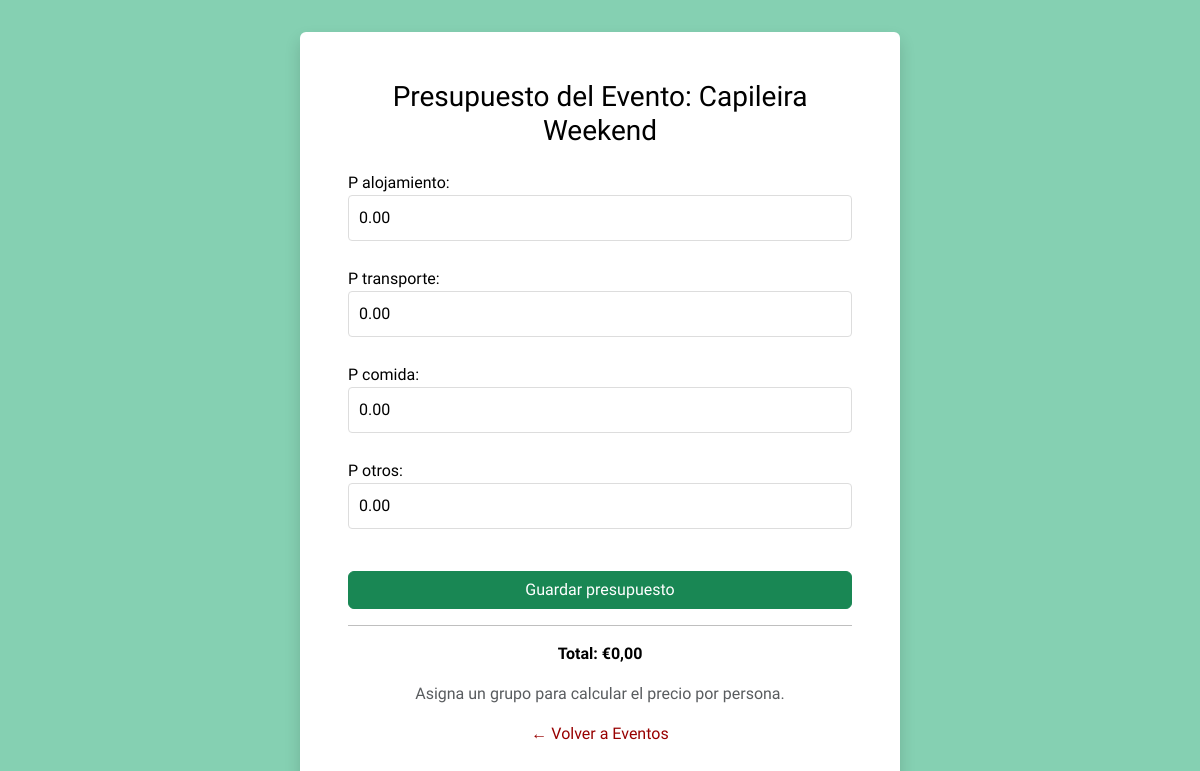
The page /eventos/2/presupuesto/ (signed in) on the database as committed earlier.
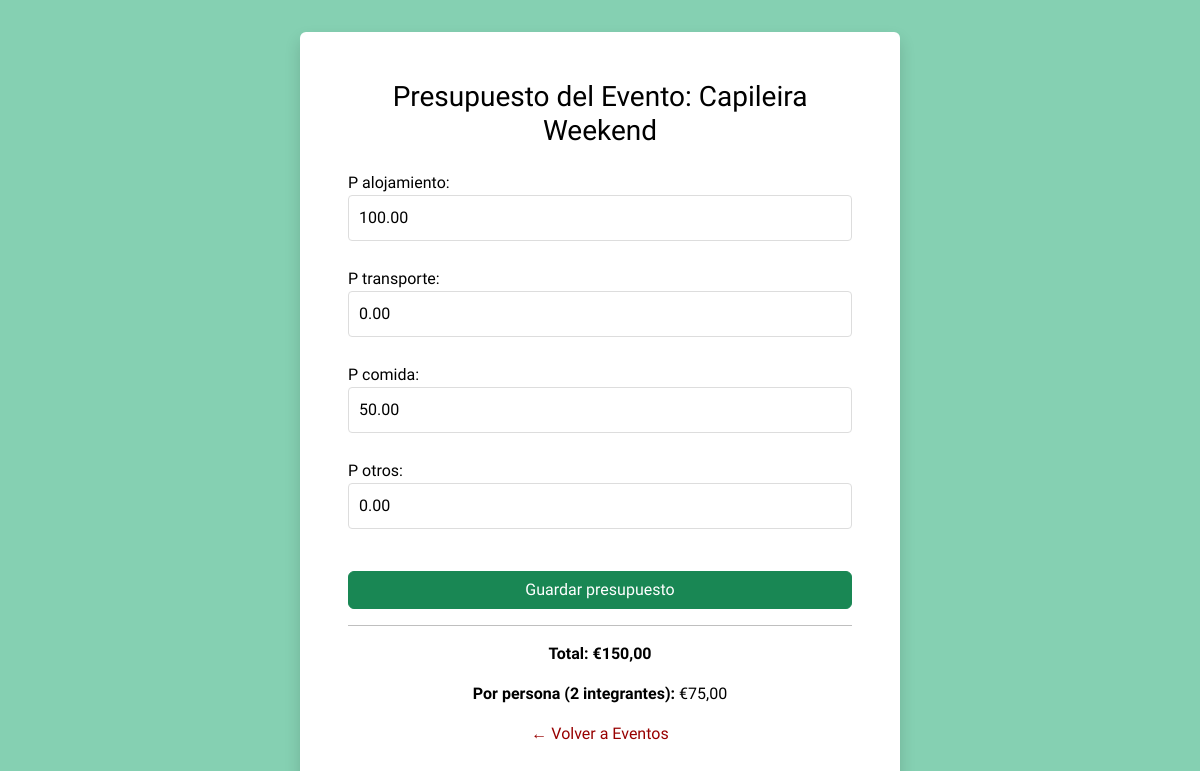
The same page on the database as committed later.
### meetLink/models.py (models this page shows, shortened)
class Evento(models.Model):
    nombre = models.CharField(max_length=25, verbose_name="Nombre")
    descripcion = models.CharField(max_length=50, verbose_name="Descripción")
    ubicacion = models.CharField(max_length=50, default="Por definir", verbose_name="Ubicación")
    fecha_inicio = models.DateTimeField(verbose_name="Fecha de inicio")
    fecha_fin = models.DateTimeField(verbose_name="Fecha de fin")
    transporte = models.CharField(max_length=20, verbose_name="Medio de transporte")
    presupuesto = models.BooleanField(default=False, verbose_name="Presupuesto")
    grupo = models.ForeignKey('GrupoContacto', on_delete=models.SET_NULL, null=True, blank=True, verbose_name="Grupo de Contacto")
    maleta = models.BooleanField(default=False, verbose_name="Maleta")
    todo = models.BooleanField(default=False, verbose_name="To Do")
    p_alojamiento = models.DecimalField(decimal_places=2, max_digits=10, default=0.00)
    p_transporte = models.DecimalField(decimal_places=2, max_digits=10, default=0.00)
    p_comida = models.DecimalField(decimal_places=2, max_digits=10, default=0.00)
    p_otros = models.DecimalField(decimal_places=2, max_digits=10, default=0.00)
    usuario = models.ForeignKey(Usuario, on_delete=models.CASCADE, verbose_name='Usuario')
    class Meta:
        verbose_name = "Evento"
        verbose_name_plural = "Eventos"

class GrupoContacto(models.Model):
    nombre = models.CharField(max_length=20, verbose_name="Nombre del grupo")
    descripcion = models.CharField(max_length=40, verbose_name="Descripción del grupo")
    integrantes = models.ManyToManyField('Contacto', blank=True, verbose_name="Integrantes (Mantén Ctrl para seleccionar varios)")
    usuario = models.ForeignKey(Usuario, on_delete=models.CASCADE, verbose_name="Usuario")
    class Meta:
        verbose_name = "Grupo de contacto"
        verbose_name_plural = "Grupos de contacto"

### meetLink/views.py (the view)
# urls.py: path('eventos/<int:pk>/presupuesto/', EventoPresupuestoView.as_view(), name='evento_presupuesto'),
class EventoPresupuestoView(LoginRequiredMixin, UpdateView):
    model = Evento
    form_class = PresupuestoForm
    template_name = 'meetLink/recursos/presupuesto.html'
    success_url = reverse_lazy('eventos')
    def get_queryset(self):
        return Evento.objects.filter(usuario=self.request.user)
    def get_context_data(self, **kwargs):
        context = super().get_context_data(**kwargs)
        evento = self.object
        total = (evento.p_alojamiento + evento.p_transporte + evento.p_comida + evento.p_otros)
        integrantes = evento.grupo.integrantes.count() if evento.grupo else 0
        por_persona = total / integrantes if integrantes else None
        context['total'] = total
        context['por_persona'] = por_persona
        return context

### meetLink/forms.py (shortened to what this page needs)
class PresupuestoForm(forms.ModelForm):
    class Meta:
        model = Evento
        fields = ['p_alojamiento', 'p_transporte', 'p_comida', 'p_otros']
        widgets = {
            'p_alojamiento': forms.NumberInput(attrs={'step': '0.01', 'min': '0'}),
            'p_transporte': forms.NumberInput(attrs={'step': '0.01', 'min': '0'}),
            'p_comida': forms.NumberInput(attrs={'step': '0.01', 'min': '0'}),
            'p_otros': forms.NumberInput(attrs={'step': '0.01', 'min': '0'}),
        }

### meetLink/templates/meetLink/recursos/presupuesto.html (shortened to what this page needs)
{% extends "meetLink/base.html" %}
{% block contenido %}
<div id="form" class="d-flex align-items-center justify-content-center" style="background-color: #85D0B2; min-height: 100vh;">
    <div id="form-card" class="p-5 bg-white rounded shadow" style="min-width: 350px; max-width: 600px;">
        <div class="content">
            <h3 class="mb-4 text-center">Presupuesto del Evento: {{ object.nombre }}</h3>
            <form method="post">
                <div class="form-group">
                    {{ form.as_p }}
                </div>
                <button type="submit" class="btn btn-success w-100 mt-3">Guardar presupuesto</button>
            </form>
            <hr>
            <p class="fw-bold text-center">Total: €{{ total }}</p>
            {% if por_persona %}
                <p class="text-center"><strong>Por persona ({{ object.grupo.integrantes.count }} integrantes):</strong> €{{ por_persona|floatformat:2 }}</p>
            {% else %}
                <p class="text-muted text-center">Asigna un grupo para calcular el precio por persona.</p>
            {% endif %}
            <p class="mt-3 text-center">
                <a href="{% url 'eventos' %}" alt="Volver a eventos">← Volver a Eventos</a>
            </p>
        </div>
    </div>
</div>
{% endblock %}

### meetLink/templates/meetLink/base.html (shortened to what this page needs)
{% load static %}
<!DOCTYPE html>
<html lang="es">
<head>
  <link href="https://cdn.jsdelivr.net/npm/bootstrap@5.3.0-alpha3/dist/css/bootstrap.min.css" rel="stylesheet">
  <link href="https://cdnjs.cloudflare.com/ajax/libs/font-awesome/6.4.0/css/all.min.css" rel="stylesheet">
  <link rel="stylesheet" type="text/css" href="{% static 'css/styles.css' %}">
</head>
    <body>
        {% block contenido %}{% endblock %}
    </body>
</html>

### meetLink/static/css/styles.css (style rules this page uses)
:root { --negro: #000000; --blanco: #FFFFFF; --azul: #B5F8FE; --verde: #85D0B2; --aqua: #6BDBAD; --amarillo: #FFEDA4; --naranja: #FFC93F; --rojo: #FF6362; --rojo2: #980000; --sidebar-width: 220px; --sidebar-width-collapsed: 80px; }
*, *::before, *::after { box-sizing: border-box; }
html, body { height: 100%; margin: 0; padding: 0; background-color: var(--negro); font-family: "Lexend", sans-serif; overflow-x: hidden; }
.form-group input, .form-group select, .form-group textarea { width: 100%; padding: 10px; margin-bottom: 10px; border-radius: 4px; border: 1px solid #ddd; }
#form { display: flex !important; flex-direction: column !important; flex-grow: 1; height: max-content; min-height: 100vh; }
#form-card { color: var(--negro) !important; display: flex !important; flex-direction: column !important; justify-content: space-between !important; max-height: 90%; margin: 2rem; }
a { color: var(--rojo2); text-decoration: none; }

Rows that differ between the two databases and show on the page:
changed Evento "Capileira Weekend": p_alojamiento "0.00" → "100.00"; p_comida "0.00" → "50.00"; grupo.integrantes.count (not shown) → "2"
Other text that changed with them:
{{ total }}: "0,00" → "150,00"
{{ por_persona|floatformat:2 }}: (not shown) → "75,00"
text no longer shown: "Asigna un grupo para calcular el precio por persona."
text now shown: "Por persona ( integrantes): €"
